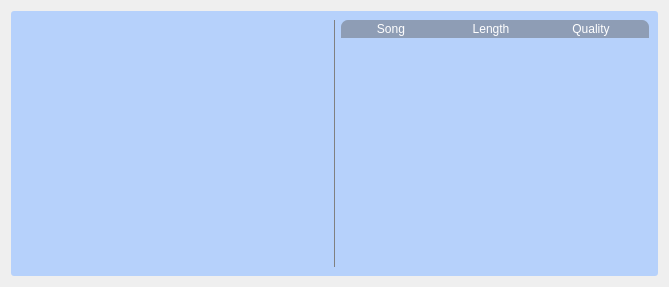
<?xml version="1.0" encoding="UTF-8"?>
<ui version="4.0">
 <class>ArtistDetail</class>
 <widget class="QWidget" name="ArtistDetail">
  <property name="windowModality">
   <enum>Qt::ApplicationModal</enum>
  </property>
  <property name="geometry">
   <rect>
    <x>0</x>
    <y>0</y>
    <width>669</width>
    <height>287</height>
   </rect>
  </property>
  <property name="windowTitle">
   <string>Form</string>
  </property>
  <layout class="QVBoxLayout" name="verticalLayout">
   <item>
    <widget class="QWidget" name="wcontainer" native="true">
     <property name="styleSheet">
      <string notr="true">#wcontainer{
	border: 0px;
	border-radius: 3px;
	background-color: rgba(162, 198, 255, 190);
}</string>
     </property>
     <layout class="QHBoxLayout" name="horizontalLayout">
      <item>
       <widget class="QWidget" name="wInfo" native="true"/>
      </item>
      <item>
       <widget class="QListWidget" name="lwAlbums">
        <property name="sizePolicy">
         <sizepolicy hsizetype="Expanding" vsizetype="Expanding">
          <horstretch>0</horstretch>
          <verstretch>0</verstretch>
         </sizepolicy>
        </property>
        <property name="styleSheet">
         <string notr="true">#lwAlbums{
	background-color: transparent;
	border: 0px;
	text-decoration: none;
	padding-top: 20px;
	/*border-left: 1px solid gray;*/
	border-right: 1px solid gray;
}</string>
        </property>
        <property name="frameShape">
         <enum>QFrame::NoFrame</enum>
        </property>
        <property name="showDropIndicator" stdset="0">
         <bool>false</bool>
        </property>
        <property name="iconSize">
         <size>
          <width>60</width>
          <height>60</height>
         </size>
        </property>
        <property name="verticalScrollMode">
         <enum>QAbstractItemView::ScrollPerPixel</enum>
        </property>
        <property name="spacing">
         <number>2</number>
        </property>
        <property name="viewMode">
         <enum>QListView::ListMode</enum>
        </property>
       </widget>
      </item>
      <item>
       <widget class="QTableWidget" name="twSongs">
        <property name="styleSheet">
         <string notr="true">#twSongs{
background-color: transparent;
border-radius: 4px;
border: 0px;
}
QHeaderView { 
	color: white; 
	border-top-left-radius: 7px;
	border-top-right-radius: 7px;
	background-color: rgba(140, 154, 177, 243);
	border:0px;
}

QHeaderView::section {
     background-color: transparent;/*rgb(132, 132, 132);*/
	 border:0px;
	 color: white;
 }</string>
        </property>
        <property name="frameShape">
         <enum>QFrame::NoFrame</enum>
        </property>
        <property name="editTriggers">
         <set>QAbstractItemView::NoEditTriggers</set>
        </property>
        <property name="showDropIndicator" stdset="0">
         <bool>false</bool>
        </property>
        <property name="dragDropOverwriteMode">
         <bool>false</bool>
        </property>
        <property name="selectionMode">
         <enum>QAbstractItemView::SingleSelection</enum>
        </property>
        <property name="selectionBehavior">
         <enum>QAbstractItemView::SelectRows</enum>
        </property>
        <property name="verticalScrollMode">
         <enum>QAbstractItemView::ScrollPerPixel</enum>
        </property>
        <property name="horizontalScrollMode">
         <enum>QAbstractItemView::ScrollPerPixel</enum>
        </property>
        <property name="showGrid">
         <bool>false</bool>
        </property>
        <property name="wordWrap">
         <bool>false</bool>
        </property>
        <property name="columnCount">
         <number>3</number>
        </property>
        <attribute name="horizontalHeaderVisible">
         <bool>true</bool>
        </attribute>
        <attribute name="horizontalHeaderHighlightSections">
         <bool>false</bool>
        </attribute>
        <attribute name="verticalHeaderVisible">
         <bool>false</bool>
        </attribute>
        <attribute name="verticalHeaderDefaultSectionSize">
         <number>15</number>
        </attribute>
        <attribute name="verticalHeaderHighlightSections">
         <bool>false</bool>
        </attribute>
        <column>
         <property name="text">
          <string>Song</string>
         </property>
        </column>
        <column>
         <property name="text">
          <string>Length</string>
         </property>
         <property name="textAlignment">
          <set>AlignHCenter|AlignVCenter|AlignCenter</set>
         </property>
        </column>
        <column>
         <property name="text">
          <string>Quality</string>
         </property>
         <property name="textAlignment">
          <set>AlignHCenter|AlignVCenter|AlignCenter</set>
         </property>
        </column>
       </widget>
      </item>
     </layout>
    </widget>
   </item>
  </layout>
 </widget>
 <resources/>
 <connections/>
</ui>
